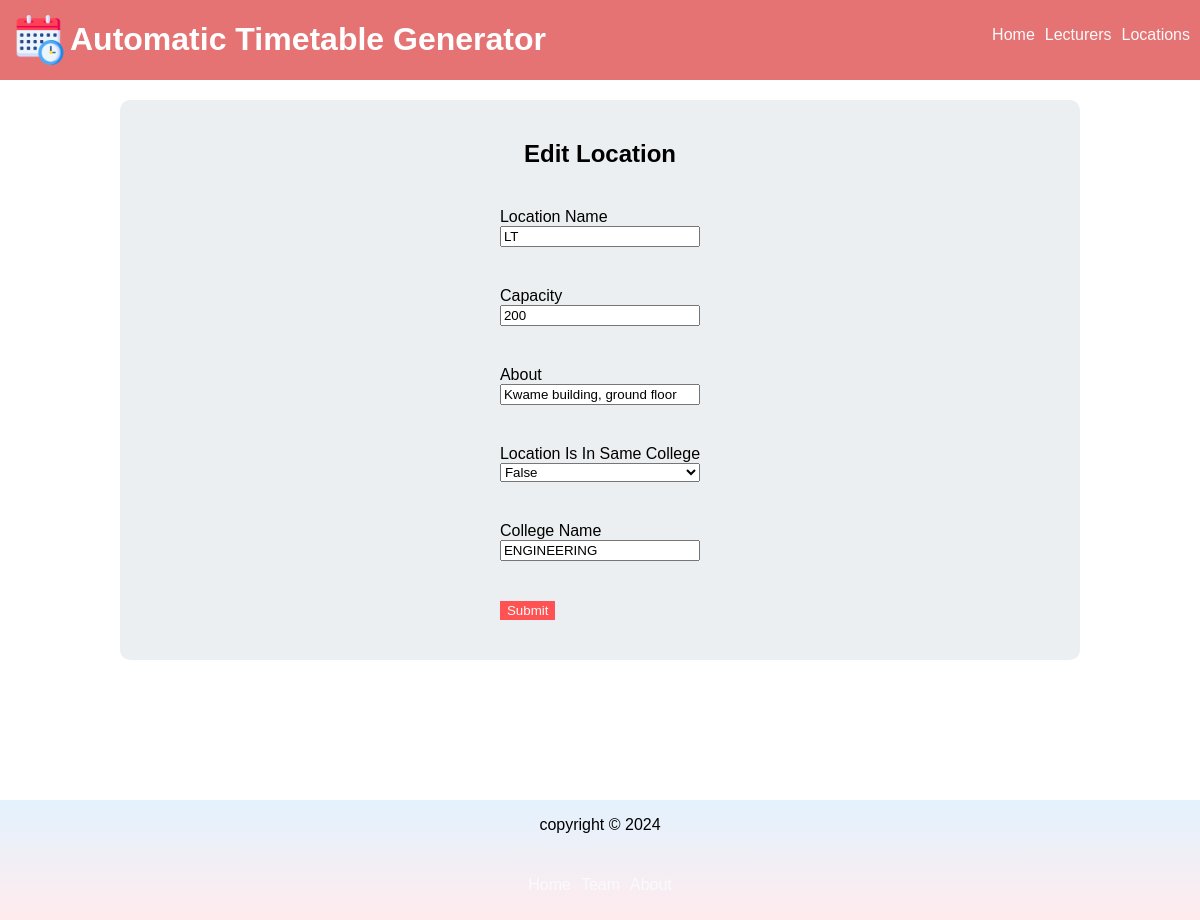
/editlocation/41, run on the app's committed database.
### webversion/models.py (models this page shows, shortened)
class Location(models.Model):
    name = models.CharField(max_length=255, unique=True)
    capacity = models.IntegerField(default=0)
    is_Lab = models.BooleanField(default=False, null=True)
    about = models.CharField(max_length=255, null=True)
    is_in_same_college = models.BooleanField(default=True, null=True)
    college = models.CharField(max_length=255, null=True)

### webversion/views.py (the view, shortened to what this page needs)
# urls.py: path("editlocation/<int:id>", views.modifylocation, name="modifylocation"),
def modifylocation(request, id):
    template = loader.get_template("edit-location.html")
    location = Location.objects.get(id=id)
    boolist = [True, False]
    context = {
        'location':location, "boolist":boolist
    }
    return HttpResponse(template.render(context, request))

### webversion/Templates/edit-location.html (shortened to what this page needs)
{% extends "main.html" %}
{% load static %}
{% block content %}
<div id="edit-location">
    <h2>edit location</h2>
    <form>
        <div>
            <label for="name">location name</label>
            <input type="text" id="location_name" name="name" value="{{location.name}}">
        </div>
        <div>
            <label for="capacity">capacity</label>
            <input type="number" min="0" value="{{location.capacity}}" id="capacity" name="capacity">
        </div>
        <div>
            <label for="about">about</label>
            <input type="text" id="about" value="{{location.about}}" name="about">
        </div>
        <div>
            <label for="is_in_same_college">Location is in same college</label>
            <select name="department" id="department">
                <option value="{{ location.is_in_same_college }}">{{ location.is_in_same_college }}</option>
            </select>
        </div>
        <div>
            <label for="college">college name</label>
            <input type="text" id="college" value="{{location.college}}" name="college">
        </div>
        <div class="btns">
            <button type="submit" formmethod="post" id="add-locationbtn" formaction="/editlocation/{{location.id}}">
                Submit
            </button>
        </div>
    </form>
</div>
{% endblock %}

### webversion/static/style.css (style rules this page uses)
* { box-sizing: border-box; font-family: Arial; max-width: 100%; text-decoration: none; list-style: none; }
body { display: flex; flex-direction: column; margin: 0; }
.editCourse, .createlecturer, .createDepartment, .createcourse, #edit-location { width: 80%; margin: auto; }
.editCourse table, #edit-location, .createlecturer table, .createDepartment table,.createcourse table { background-color: #eceff1; padding: 20px; border-radius: 10px; margin-bottom: 50px; margin-top: 20px; }
#invisible #add-locationbtn, #add-locationbtn { width: -moz-fit-content; width: fit-content; background-color: #ff5252; color: #fafafa; border: #ff5252 solid 1px; }
#edit-location { display: flex; flex-direction: column; justify-content: center; align-items: center; }
#edit-location div { padding: 20px; display: flex; flex-direction: column; }

### data on the page
Location: name "LT", capacity "200", about "Kwame building, ground floor", department "False", college "ENGINEERING"
